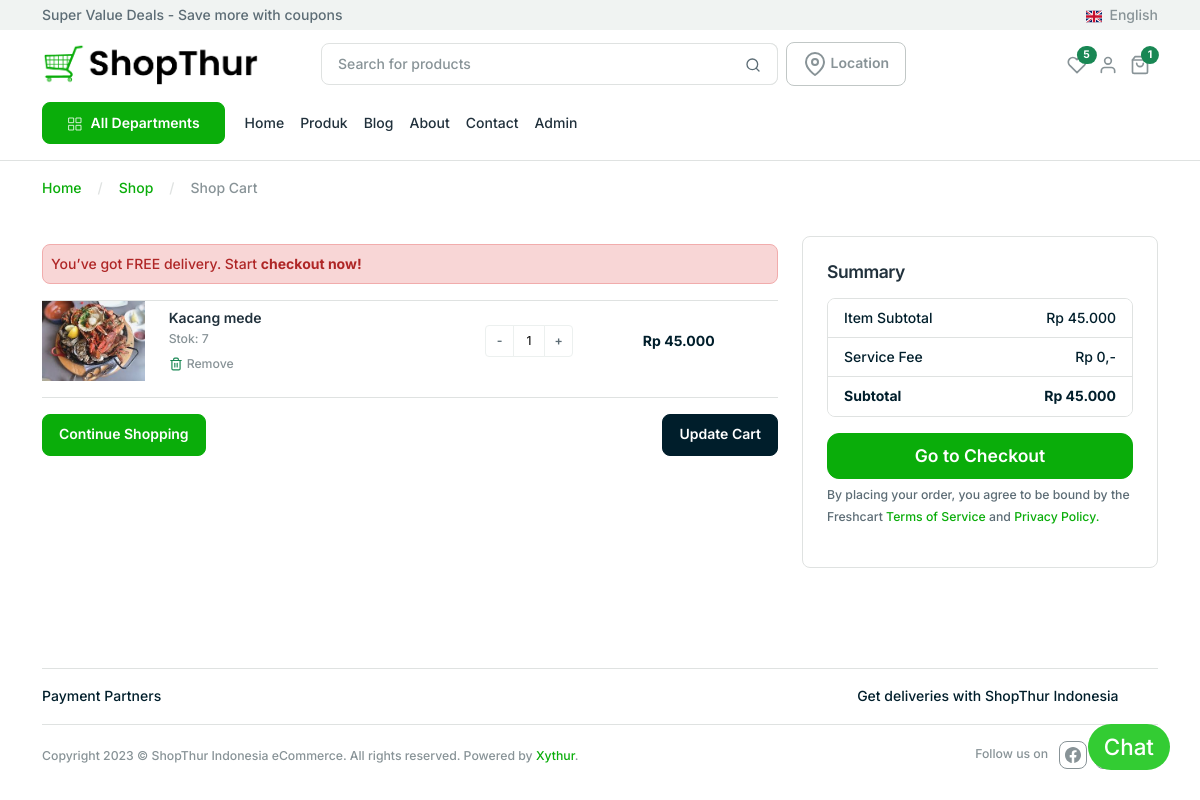
The page /cart.php?id=2 on the database its author committed.
### tables this page shows
CREATE TABLE `produk` (
  `id` int(11) NOT NULL,
  `kode` varchar(45) NOT NULL,
  `nama` varchar(45) NOT NULL,
  `harga` double NOT NULL,
  `stok` int(11) NOT NULL,
  `jenis_produk` varchar(45) NOT NULL
);

### cart.php (the view, shortened to what this page needs)
<?php
    include_once 'templates/topbar.php';
    include_once 'templates/header.php';
    require_once 'dbkoneksi.php';
    $_id = $_GET['id'];
    $sql = "SELECT * FROM produk WHERE id=?";
    $st = $dbh->prepare($sql);
    $st->execute([$_id]);
    $row = $st->fetch();
?>
<main>
    <div class="mt-4">
    <div class="container">
      <div class="row ">
        <div class="col-12">
          <nav aria-label="breadcrumb">
            <ol class="breadcrumb mb-0">
              <li class="breadcrumb-item"><a href="#!">Home</a></li>
              <li class="breadcrumb-item"><a href="#!">Shop</a></li>
              <li class="breadcrumb-item active" aria-current="page">Shop Cart</li>
            </ol>
          </nav>
        </div>
      </div>
    </div>
  </div>
  <section class="mb-lg-14 mb-8 mt-8">
    <div class="container">
      <div class="row">
        <div class="col-lg-8 col-md-7">
          <div class="py-3">
            <div class="alert alert-danger p-2" role="alert">
              You’ve got FREE delivery. Start <a href="#!" class="alert-link">checkout now!</a>
            </div>
            <ul class="list-group list-group-flush">
              <li class="list-group-item py-3 py-lg-0 px-0 border-top">
                <div class="row align-items-center">
                  <div class="col-3 col-md-2">
                     <img src="assets/images/s1.jpeg" alt="Ecommerce"
                      class="img-fluid"></div>
                  <div class="col-4 col-md-5">
                    <a href="shop-single.html" class="text-inherit"><h6 class="mb-0"><?=$row['nama']?></h6></a>
                    <span><small class="text-muted">Stok: <?=$row['stok']?></small></span>
                    <div class="mt-2 small lh-1"> <a href="#!" class="text-decoration-none text-inherit"> <span
                          class="me-1 align-text-bottom">
                          </span><span class="text-muted">Remove</span></a></div>
                  </div>
                  <div class="col-3 col-md-3 col-lg-2">
                  <div class="input-group input-spinner  ">
                    <input type="button" value="-" class="button-minus  btn  btn-sm " data-field="quantity">
                    <input type="number" step="1" max="10" value="1" name="quantity" class="quantity-field form-control-sm form-input   ">
                    <input type="button" value="+" class="button-plus btn btn-sm " data-field="quantity">
                  </div>
                  </div>
                  <div class="col-2 text-lg-end text-start text-md-end col-md-2">
                    <span class="fw-bold">Rp <?php echo number_format($row['harga'],0,',','.'); ?></span>
                  </div>
                </div>
              </li>
            </ul>
            <hr>
            <div class="d-flex justify-content-between mt-4">
              <a href="produk.php" class="btn btn-primary">Continue Shopping</a>
              <a href="produk.php" class="btn btn-dark">Update Cart</a>
            </div>
          </div>
        </div>
        <div class="col-12 col-lg-4 col-md-5">
          <div class="mb-5 card mt-1">
            <div class="card-body p-6">
              <h2 class="h5 mb-4">Summary</h2>
              <div class="card mb-2">
                <ul class="list-group list-group-flush">
                  <li class="list-group-item d-flex justify-content-between align-items-start">
                    <div class="me-auto">
                      <div>Item Subtotal</div>
                    </div>
                    <span>Rp <?php echo number_format($row['harga'],0,',','.'); ?></span>
                  </li>
                  <li class="list-group-item d-flex justify-content-between align-items-start">
                    <div class="me-auto">
                      <div>Service Fee</div>
                    </div>
                    <span>Rp 0,-</span>
                  </li>
                  <li class="list-group-item d-flex justify-content-between align-items-start">
                    <div class="me-auto">
                      <div class="fw-bold">Subtotal</div>
                    </div>
                    <span class="fw-bold">Rp <?php echo number_format($row['harga'],0,',','.'); ?></span></span>
                  </li>
                </ul>
              </div>
              <div class="d-grid mb-1 mt-4">
                <a href="form_pesanan.php?id=<?=$row['id']?>" class="btn btn-primary btn-lg  align-items-center" type="">
                  Go to Checkout<span class="fw-bold"></span></a>
              </div>
              <p><small>By placing your order, you agree to be bound by the Freshcart <a href="#!">Terms of Service</a>
                  and <a href="#!">Privacy Policy.</a> </small></p>
            </div>
          </div>
        </div>
      </div>
    </div>
  </section>
</main>
<?php
	include_once 'templates/footer.php';
	include_once 'templates/bottom.php';
?>

### rows shown on the page
produk: nama "Kacang mede", stok "7", harga "45.000"
